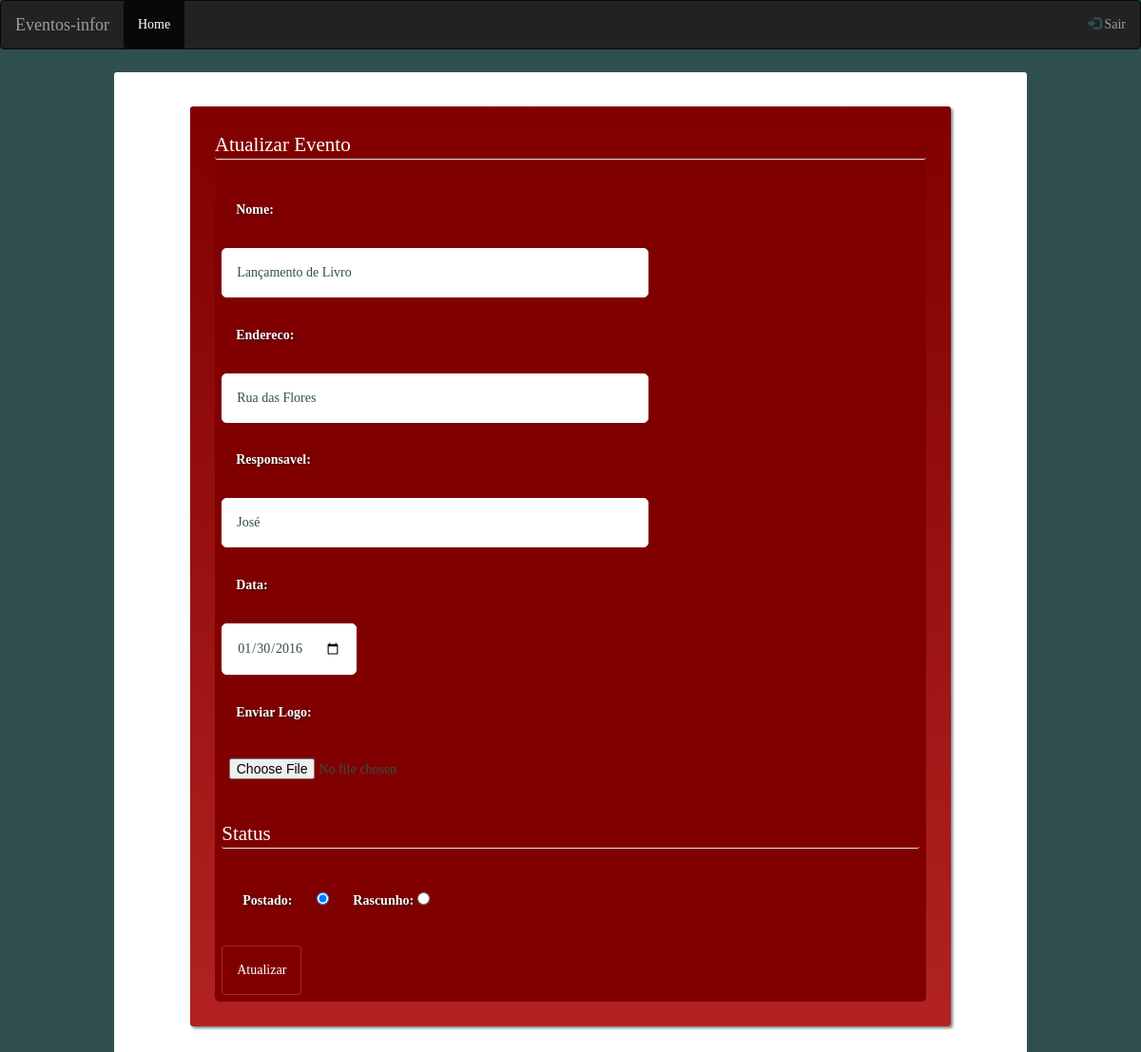
Screenshot of /atualizar.php?id=1 (signed in) with the database file from the repository.
### tables this page shows
CREATE TABLE evento(
	id_evento INT AUTO_INCREMENT PRIMARY KEY,
	id_usuario INT NOT NULL REFERENCES usuario(id_usuario),
	nome VARCHAR(60) NOT NULL,
	endereco VARCHAR(60) NOT NULL,
	responsavel VARCHAR(60) NOT NULL,
	logo VARCHAR(60) NOT NULL,
	status_evento BOOL NOT NULL,
	data_evento DATE NOT NULL
);

### atualizar.php (called while the page is built, shortened)
<?php
	include "app/model/EventoDAO.php";
	include "app/controller/Controller.php";
	$controller = new Controller();
	$controller->atualizarAction();
?>

### app/model/DAO.php (called while the page is built, shortened)
<?php
	class DAO{
		public function __construct(){
			$this->host = "localhost";
			$this->user = "root";
			$this->password = "";
			$this->dataBase = "eventos";
			$this->mysqli = new mysqli($this->host,$this->user,$this->password, $this->dataBase);
		}
	}
?>

### app/model/EventoDAO.php (called while the page is built, shortened)
<?php
	include "DAO.php";
	class EventoDAO extends DAO{
		public function getEvento($id){
			$sql = "SELECT * FROM evento WHERE id_evento = ".$id;
			$result = $this->mysqli->query($sql);
			return $result->fetch_object();
		}
	}
?>

### app/view/layout-atualizar.php (the view, shortened to what this page needs)
<!DOCTYPE html>
<html lang="pt">
	<head>
		<link rel="stylesheet" href="css/style.css"/>
		<link rel="stylesheet" href="http://maxcdn.bootstrapcdn.com/bootstrap/3.3.6/css/bootstrap.min.css">
	</head>
	<body class="corpo">
		<?php include "app/view/nav-bar.php";?>
		<div class="principal">
			<form method="POST" class="formulario">
				<fieldset>
					<legend class="legend">Atualizar Evento</legend>
					<label>Nome:</label><br>
					<input type="text" name="nome" id="nome" placeholder="Insira o nome do evento" value="<?=$e->nome; ?>"required><br>
					<label>Endereco:</label><br>
					<input type="text" name="endereco" id="endereco" placeholder="Endereco evento" value="<?=$e->endereco; ?>" required><br>
					<label>Responsavel:</label><br>
					<input type="text" name="responsavel" id="responsavel" placeholder="Nome do responsavel" value="<?=$e->responsavel;?>" required><br>
					<label>Data:</label><br>
					<input type="date" name="data_evento" value="<?=$e->data_evento; ?>"required/><br>
					<label>Enviar Logo:</label><br>
					<input type="file" name="logo" required/><br>
					<fieldset class="status">
						<legend class="legend">Status</legend>
						<label for="s1">Postado:</label>
						<input type="radio" id="s1"name="status_evento" value="1" <?= ($e->status_evento == 1)?'checked':''; ?>/>
						<label for="s2">Rascunho:</labe>
						<input type="radio" id="s2"name="status_evento" value="0" <?= ($e->status_evento == 0)?'checked':''; ?>/><br>
					</fieldset>
					<input type="submit" value="Atualizar"/>
				</fieldset>
			</form>
		</div>
	</body>
</html>

### css/style.css (style rules this page uses)
* { border-radius: 3px; font-family: Verdana; color: #2F4F4F; }
.corpo { background: #2F4F4F; }
.principal { width: 80%; margin: 2% auto auto; background: #FFF; position: relative; padding: 3%; }
.formulario { background-image: linear-gradient(to bottom,#800000,#B22222); box-shadow: 2px 2px 3px rgba(0,0,0,0.5); width: 90%; max-height: 10%; margin: 0% auto auto; padding: 2%; transition: all 1s; }
.formulario fieldset { margin: 1%; background: #800000; border-radius: 5px; z-index: 0; }
.formulario label, .formulario span { color:#FFF; padding: 2%; margin: 1%; text-shadow: 1px 1px 3px rgba(0,0,0,0.7); }
.legend { color:#FFF; text-shadow: none; background: none; box-shadow: 0px 0px 0px #000; }
input { padding: 2%; }
input[type=text], input[type=date], input[type=email],input[type=password] { border-radius: 5px; border: 1px solid #FFF; margin: 1%; transition: all 1s; }
input[type=text] { width: 60%; }
input[type=submit], input[type=reset] { background: #800000; border: 1px solid #B22222; color: #FFF; margin: 1%; transition: all 0.5s; }

### rows the page displays
evento: nome "Lançamento de Livro", endereco "Rua das Flores", responsavel "José", data_evento "01/30/2016", status_evento "☑ Postado:", status_evento "☐ Rascunho:"
